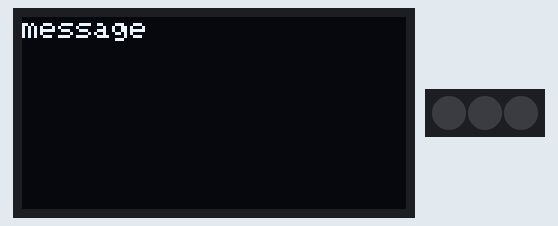
This program was run on a simulated ESP8266 (Wemos D1 mini). Shown: 128×64 one-colour display, 3 RGB LEDs in strip order, left to right. The display library's start-up logo is not drawn.

Above: at 4.2 s.
At 8.2 s:
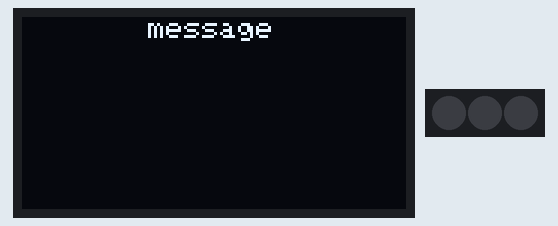
At 12.3 s:
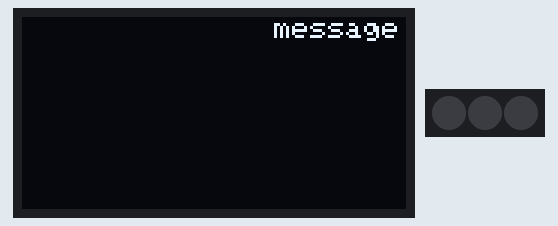
At 20.4 s:
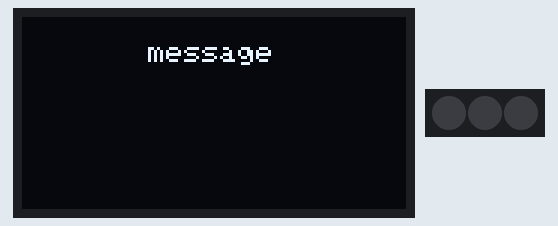
At 28.5 s:
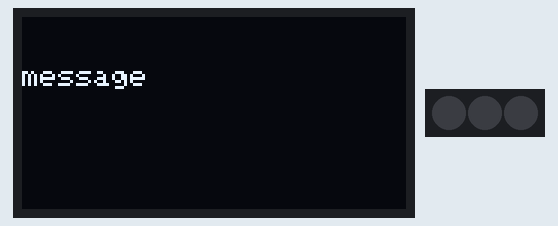
At 36.6 s:
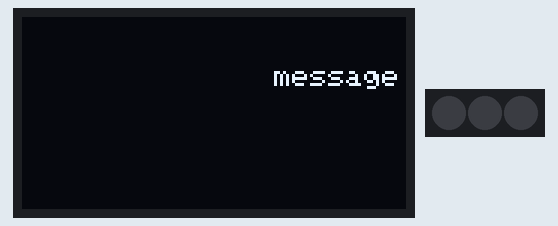

The program:

main.cpp
```cpp
#define LED_PIN 2
#define LED_NUM 3
#define OLED_RESET     -1 // Reset pin # (or -1 if sharing Arduino reset pin)
#include <Arduino.h>
#include "FastLED.h"
#include <SPI.h>
#include <Wire.h>
#include <Adafruit_GFX.h>
#include <Adafruit_SSD1306.h>

#define SCREEN_ADDRESS 0x3D ///< See datasheet for Address; 0x3D for 128x64, 0x3C for 128x32
#define SCREEN_WIDTH 128 // OLED display width, in pixels
#define SCREEN_HEIGHT 64 // OLED display height, in pixels
Adafruit_SSD1306 display(SCREEN_WIDTH, SCREEN_HEIGHT, &Wire, OLED_RESET);
#define NUMFLAKES     10 // Number of snowflakes in the animation example
#define LOGO_HEIGHT   16
#define LOGO_WIDTH    16

static const unsigned char PROGMEM logo_bmp[] =
{ 0b00000000, 0b11000000,
  0b00000001, 0b11000000,
  0b00000001, 0b11000000,
  0b00000011, 0b11100000,
  0b11110011, 0b11100000,
  0b11111110, 0b11111000,
  0b01111110, 0b11111111,
  0b00110011, 0b10011111,
  0b00011111, 0b11111100,
  0b00001101, 0b01110000,
  0b00011011, 0b10100000,
  0b00111111, 0b11100000,
  0b00111111, 0b11110000,
  0b01111100, 0b11110000,
  0b01110000, 0b01110000,
  0b00000000, 0b00110000 };

CRGB leds[LED_NUM];

void setup() {
Serial.begin(115200);  // put your setup code here, to run once:
FastLED.addLeds<WS2812, LED_PIN, GRB>(leds, LED_NUM);
FastLED.setBrightness(250);

  // SSD1306_SWITCHCAPVCC = generate display voltage from 3.3V internally
  if(!display.begin(SSD1306_SWITCHCAPVCC, 0x3C)) {
    Serial.println(F("SSD1306 allocation failed"));
    for(;;); // Don't proceed, loop forever
  }
  display.display();
  delay(2000); // Pause for 2 seconds

  // Clear the buffer
  display.clearDisplay();

  // Draw a single pixel in white
  display.drawPixel(10, 10, SSD1306_WHITE);

  // Show the display buffer on the screen. You MUST call display() after
  // drawing commands to make them visible on screen!
  display.display();

  pinMode(12, INPUT_PULLUP);
  pinMode(13, INPUT_PULLUP);
  pinMode(14, INPUT_PULLUP);
  pinMode(15, INPUT_PULLUP);
}
byte counter;
bool flag1 = false;
bool flag2 = false;
bool flag3 = false;
bool flag4 = false;

byte xx = 0;
byte yy = 0;
byte zz = 0;

void loop() {

display.clearDisplay();
display.display();
delay(2000);

for(int i=0;i<5;i++){
    leds[i].setRGB(0,0,0);
}
FastLED.show();

display.print("message");
display.display();
delay(2000);
}
```

Measured:
- what the display in image 0 shows lasts 2.1 s, from 4.1 s to 6.2 s
